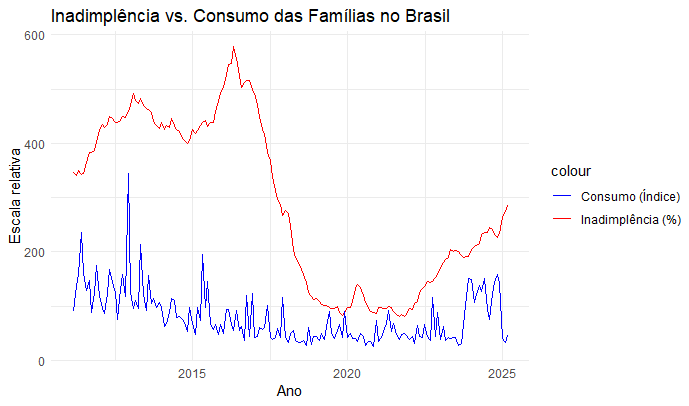

This figure's R source:
# Instalar os pacotes necessários (caso não tenha)
install.packages(c("tidyverse", "rbcb", "sidrar", "lubridate", "scales"))
install.packages("gridExtra")
# Instalar se não tiver
install.packages("DT")

# Carregar os pacotes
library(tidyverse)
library(rbcb)
library(sidrar)
library(lubridate)
library(scales)
library(knitr)
library(gridExtra)
library(gt)
library(png)
library(grid)
library(DT)

# ===========================
# Inadimplência das Pessoas Físicas (Banco Central)
# ===========================
inadimplencia <- get_series(21096) %>%
  rename(inadimplencia = `21096`) %>%
  mutate(data = as.Date(date)) %>%
  select(data, inadimplencia)

# Verificar os dados
head(inadimplencia)

# ===========================
# Consumo das Famílias (IBGE - Pesquisa Mensal do Comércio)
# ===========================
consumo <- get_series(22769) %>%
  rename(consumo = `22769`) %>%
  mutate(data = as.Date(date)) %>%
  select(data, consumo)

head(consumo)

# ===========================
# Unir as duas bases
# ===========================
dados <- inadimplencia %>%
  left_join(consumo, by = "data") %>%
  drop_na()

# Verificar os dados combinados
head(dados)

# ===========================
# Visualizações
# ===========================

# Evolução da Inadimplência
ggplot(inadimplencia, aes(x = data, y = inadimplencia)) +
  geom_line(color = "red", size = 1.2) +
  labs(
    title = "Inadimplência das Pessoas Físicas no Brasil",
    x = "Ano",
    y = "Percentual (%)"
  ) +
  scale_y_continuous(labels = scales::percent_format(scale = 1)) +
  theme_minimal()

# Evolução do Consumo das Famílias
ggplot(consumo, aes(x = data, y = consumo)) +
  geom_line(color = "blue", size = 1.2) +
  labs(
    title = "Consumo das Famílias no Brasil (PMC - Varejo Ampliado)",
    x = "Ano",
    y = "Índice (Base 2014 = 100)"
  ) +
  theme_minimal()

# Séries combinadas
ggplot(dados) +
  geom_line(aes(x = data, y = inadimplencia * 100, color = "Inadimplência (%)")) +
  geom_line(aes(x = data, y = consumo, color = "Consumo (Índice)")) +
  labs(
    title = "Inadimplência vs. Consumo das Famílias no Brasil",
    x = "Ano",
    y = "Escala relativa"
  ) +
  scale_color_manual(values = c(
    "Inadimplência (%)" = "red",
    "Consumo (Índice)" = "blue"
  )) +
  theme_minimal()

# Correlação entre Inadimplência e Consumo
ggplot(dados, aes(x = inadimplencia, y = consumo)) +
  geom_point() +
  geom_smooth(method = "lm", se = FALSE, color = "darkgreen") +
  labs(
    title = "Correlação entre Inadimplência e Consumo das Famílias",
    x = "Inadimplência (%)",
    y = "Consumo (Índice)"
  ) +
  theme_minimal()


# ===========================
# Estatísticas Descritivas
# ===========================

estatisticas_long <- tibble(
  Estatistica = c("Mínimo", "1º Quartil", "Mediana", "Média", "3º Quartil", "Máximo", "Desvio Padrão"),
  Inadimplencia = c(
    min(dados$inadimplencia),
    quantile(dados$inadimplencia, 0.25),
    median(dados$inadimplencia),
    mean(dados$inadimplencia),
    quantile(dados$inadimplencia, 0.75),
    max(dados$inadimplencia),
    sd(dados$inadimplencia)
  ),
  Consumo = c(
    min(dados$consumo),
    quantile(dados$consumo, 0.25),
    median(dados$consumo),
    mean(dados$consumo),
    quantile(dados$consumo, 0.75),
    max(dados$consumo),
    sd(dados$consumo)
  )
) %>%
  mutate(across(where(is.numeric), ~ round(.x, 2)))

# Renderizar no Viewer do RStudio
datatable(estatisticas_long,
          caption = "Estatísticas Descritivas de Inadimplência e Consumo",
          options = list(pageLength = 10, scrollX = TRUE))


# Renderizar com gt no Viewer
estatisticas_long %>%
  gt() %>%
  tab_header(
    title = "Estatísticas Descritivas de Inadimplência e Consumo"
  )
